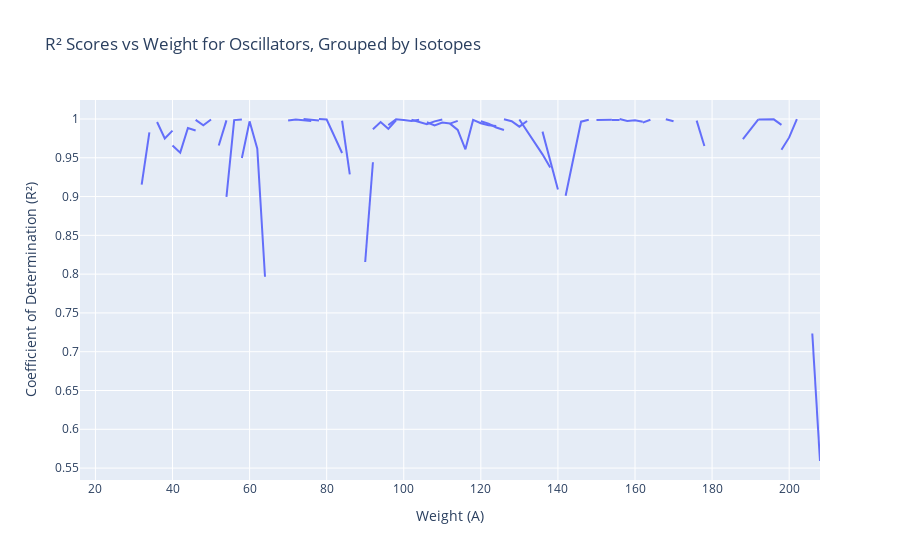
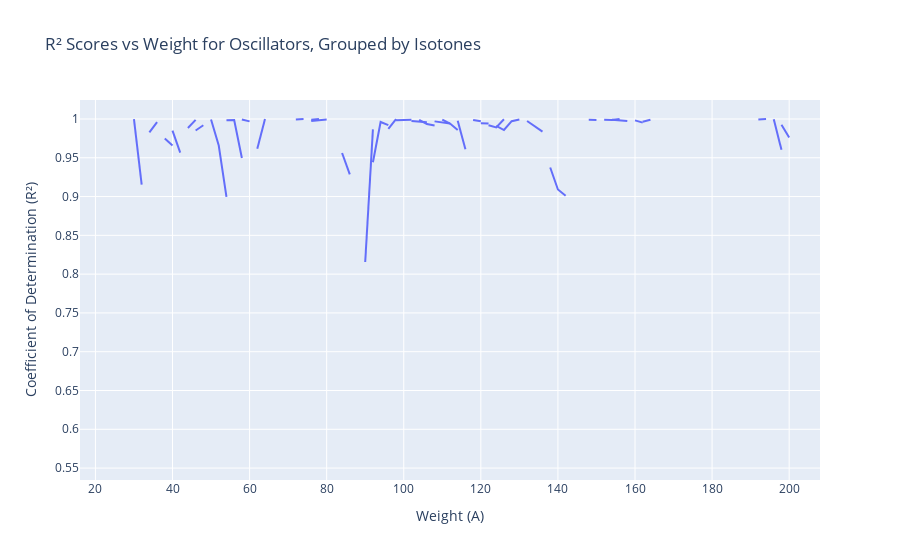

Here is the notebook cell these charts were saved with, in order:
### Code cell
fig = px.line(get_best_r2(oscillators, 0.5).reset_index(), 
                 x='a', 
                 y='r2', 
                 line_group='z',
                 title='R² Scores vs Weight for Oscillators, Grouped by Isotopes',
                 labels={'a': 'Weight (A)', 
                        'r2': 'Coefficient of Determination (R²)',
                        'z': 'Atomic Number (Z)'})

fig.show()

fig = px.line(get_best_r2(oscillators, 0.5).reset_index(), 
                 x='a', 
                 y='r2', 
                 line_group='n',
                 title='R² Scores vs Weight for Oscillators, Grouped by Isotones',
                 labels={'a': 'Weight (A)', 
                        'r2': 'Coefficient of Determination (R²)',
                        'z': 'Atomic Number (Z)'})

fig.show()

### Figure 1 — Plotly figure (JSON) as saved in the notebook; plotly's stock layout.template omitted (floating-point values rounded to 4 significant figures)
{"data": [{"hovertemplate": "Atomic Number (Z)=8<br>Weight (A)=%{x}<br>Coefficient of Determination (R²)=%{y}<extra></extra>", "legendgroup": "", "line": {"color": "#636efa", "dash": "solid"}, "marker": {"symbol": "circle"}, "mode": "lines", "name": "", "orientation": "v", "showlegend": false, "type": "scatter", "x": [16], "xaxis": "x", "y": [0.9727], "yaxis": "y"}, {"hovertemplate": "Atomic Number (Z)=14<br>Weight (A)=%{x}<br>Coefficient of Determination (R²)=%{y}<extra></extra>", "legendgroup": "", "line": {"color": "#636efa", "dash": "solid"}, "marker": {"symbol": "circle"}, "mode": "lines", "name": "", "orientation": "v", "showlegend": false, "type": "scatter", "x": [30], "xaxis": "x", "y": [0.9998], "yaxis": "y"}, {"hovertemplate": "Atomic Number (Z)=16<br>Weight (A)=%{x}<br>Coefficient of Determination (R²)=%{y}<extra></extra>", "legendgroup": "", "line": {"color": "#636efa", "dash": "solid"}, "marker": {"symbol": "circle"}, "mode": "lines", "name": "", "orientation": "v", "showlegend": false, "type": "scatter", "x": [32, 34], "xaxis": "x", "y": [0.9153, 0.9827], "yaxis": "y"}, {"hovertemplate": "Atomic Number (Z)=18<br>Weight (A)=%{x}<br>Coefficient of Determination (R²)=%{y}<extra></extra>", "legendgroup": "", "line": {"color": "#636efa", "dash": "solid"}, "marker": {"symbol": "circle"}, "mode": "lines", "name": "", "orientation": "v", "showlegend": false, "type": "scatter", "x": [36, 38, 40], "xaxis": "x", "y": [0.996, 0.9748, 0.9849], "yaxis": "y"}, {"hovertemplate": "Atomic Number (Z)=20<br>Weight (A)=%{x}<br>Coefficient of Determination (R²)=%{y}<extra></extra>", "legendgroup": "", "line": {"color": "#636efa", "dash": "solid"}, "marker": {"symbol": "circle"}, "mode": "lines", "name": "", "orientation": "v", "showlegend": false, "type": "scatter", "x": [40, 42, 44, 46], "xaxis": "x", "y": [0.9658, 0.9566, 0.9883, 0.9852], "yaxis": "y"}, {"hovertemplate": "Atomic Number (Z)=22<br>Weight (A)=%{x}<br>Coefficient of Determination (R²)=%{y}<extra></extra>", "legendgroup": "", "line": {"color": "#636efa", "dash": "solid"}, "marker": {"symbol": "circle"}, "mode": "lines", "name": "", "orientation": "v", "showlegend": false, "type": "scatter", "x": [46, 48, 50], "xaxis": "x", "y": [0.9988, 0.9918, 0.9993], "yaxis": "y"}, {"hovertemplate": "Atomic Number (Z)=24<br>Weight (A)=%{x}<br>Coefficient of Determination (R²)=%{y}<extra></extra>", "legendgroup": "", "line": {"color": "#636efa", "dash": "solid"}, "marker": {"symbol": "circle"}, "mode": "lines", "name": "", "orientation": "v", "showlegend": false, "type": "scatter", "x": [52, 54], "xaxis": "x", "y": [0.9658, 0.9982], "yaxis": "y"}, {"hovertemplate": "Atomic Number (Z)=26<br>Weight (A)=%{x}<br>Coefficient of Determination (R²)=%{y}<extra></extra>", "legendgroup": "", "line": {"color": "#636efa", "dash": "solid"}, "marker": {"symbol": "circle"}, "mode": "lines", "name": "", "orientation": "v", "showlegend": false, "type": "scatter", "x": [54, 56, 58], "xaxis": "x", "y": [0.8995, 0.9985, 0.9993], "yaxis": "y"}, {"hovertemplate": "Atomic Number (Z)=28<br>Weight (A)=%{x}<br>Coefficient of Determination (R²)=%{y}<extra></extra>", "legendgroup": "", "line": {"color": "#636efa", "dash": "solid"}, "marker": {"symbol": "circle"}, "mode": "lines", "name": "", "orientation": "v", "showlegend": false, "type": "scatter", "x": [58, 60, 62, 64], "xaxis": "x", "y": [0.9497, 0.9969, 0.9616, 0.7967], "yaxis": "y"}, {"hovertemplate": "Atomic Number (Z)=30<br>Weight (A)=%{x}<br>Coefficient of Determination (R²)=%{y}<extra></extra>", "legendgroup": "", "line": {"color": "#636efa", "dash": "solid"}, "marker": {"symbol": "circle"}, "mode": "lines", "name": "", "orientation": "v", "showlegend": false, "type": "scatter", "x": [64], "xaxis": "x", "y": [1.0], "yaxis": "y"}, {"hovertemplate": "Atomic Number (Z)=32<br>Weight (A)=%{x}<br>Coefficient of Determination (R²)=%{y}<extra></extra>", "legendgroup": "", "line": {"color": "#636efa", "dash": "solid"}, "marker": {"symbol": "circle"}, "mode": "lines", "name": "", "orientation": "v", "showlegend": false, "type": "scatter", "x": [70, 72, 76], "xaxis": "x", "y": [0.998, 0.9994, 0.9973], "yaxis": "y"}, {"hovertemplate": "Atomic Number (Z)=34<br>Weight (A)=%{x}<br>Coefficient of Determination (R²)=%{y}<extra></extra>", "legendgroup": "", "line": {"color": "#636efa", "dash": "solid"}, "marker": {"symbol": "circle"}, "mode": "lines", "name": "", "orientation": "v", "showlegend": false, "type": "scatter", "x": [74, 76, 78], "xaxis": "x", "y": [0.9999, 0.9991, 0.9979], "yaxis": "y"}, {"hovertemplate": "Atomic Number (Z)=36<br>Weight (A)=%{x}<br>Coefficient of Determination (R²)=%{y}<extra></extra>", "legendgroup": "", "line": {"color": "#636efa", "dash": "solid"}, "marker": {"symbol": "circle"}, "mode": "lines", "name": "", "orientation": "v", "showlegend": false, "type": "scatter", "x": [78, 80, 84], "xaxis": "x", "y": [0.9998, 0.9992, 0.9562], "yaxis": "y"}, {"hovertemplate": "Atomic Number (Z)=38<br>Weight (A)=%{x}<br>Coefficient of Determination (R²)=%{y}<extra></extra>", "legendgroup": "", "line": {"color": "#636efa", "dash": "solid"}, "marker": {"symbol": "circle"}, "mode": "lines", "name": "", "orientation": "v", "showlegend": false, "type": "scatter", "x": [84, 86], "xaxis": "x", "y": [0.9977, 0.9285], "yaxis": "y"}, {"hovertemplate": "Atomic Number (Z)=40<br>Weight (A)=%{x}<br>Coefficient of Determination (R²)=%{y}<extra></extra>", "legendgroup": "", "line": {"color": "#636efa", "dash": "solid"}, "marker": {"symbol": "circle"}, "mode": "lines", "name": "", "orientation": "v", "showlegend": false, "type": "scatter", "x": [90, 92], "xaxis": "x", "y": [0.8157, 0.9442], "yaxis": "y"}, {"hovertemplate": "Atomic Number (Z)=42<br>Weight (A)=%{x}<br>Coefficient of Determination (R²)=%{y}<extra></extra>", "legendgroup": "", "line": {"color": "#636efa", "dash": "solid"}, "marker": {"symbol": "circle"}, "mode": "lines", "name": "", "orientation": "v", "showlegend": false, "type": "scatter", "x": [92, 94, 96, 98], "xaxis": "x", "y": [0.9866, 0.9961, 0.9873, 0.9984], "yaxis": "y"}, {"hovertemplate": "Atomic Number (Z)=44<br>Weight (A)=%{x}<br>Coefficient of Determination (R²)=%{y}<extra></extra>", "legendgroup": "", "line": {"color": "#636efa", "dash": "solid"}, "marker": {"symbol": "circle"}, "mode": "lines", "name": "", "orientation": "v", "showlegend": false, "type": "scatter", "x": [96, 98, 100, 102, 104], "xaxis": "x", "y": [0.9921, 0.9996, 0.9985, 0.9974, 0.9989], "yaxis": "y"}, {"hovertemplate": "Atomic Number (Z)=46<br>Weight (A)=%{x}<br>Coefficient of Determination (R²)=%{y}<extra></extra>", "legendgroup": "", "line": {"color": "#636efa", "dash": "solid"}, "marker": {"symbol": "circle"}, "mode": "lines", "name": "", "orientation": "v", "showlegend": false, "type": "scatter", "x": [102, 104, 106, 108, 110], "xaxis": "x", "y": [0.9991, 0.9967, 0.9934, 0.9969, 0.9993], "yaxis": "y"}, {"hovertemplate": "Atomic Number (Z)=48<br>Weight (A)=%{x}<br>Coefficient of Determination (R²)=%{y}<extra></extra>", "legendgroup": "", "line": {"color": "#636efa", "dash": "solid"}, "marker": {"symbol": "circle"}, "mode": "lines", "name": "", "orientation": "v", "showlegend": false, "type": "scatter", "x": [106, 108, 110, 112, 114], "xaxis": "x", "y": [0.9958, 0.9916, 0.9954, 0.9941, 0.9976], "yaxis": "y"}, {"hovertemplate": "Atomic Number (Z)=50<br>Weight (A)=%{x}<br>Coefficient of Determination (R²)=%{y}<extra></extra>", "legendgroup": "", "line": {"color": "#636efa", "dash": "solid"}, "marker": {"symbol": "circle"}, "mode": "lines", "name": "", "orientation": "v", "showlegend": false, "type": "scatter", "x": [112, 114, 116, 118, 120, 122, 124], "xaxis": "x", "y": [0.994, 0.9859, 0.961, 0.9987, 0.9945, 0.9918, 0.991], "yaxis": "y"}, {"hovertemplate": "Atomic Number (Z)=52<br>Weight (A)=%{x}<br>Coefficient of Determination (R²)=%{y}<extra></extra>", "legendgroup": "", "line": {"color": "#636efa", "dash": "solid"}, "marker": {"symbol": "circle"}, "mode": "lines", "name": "", "orientation": "v", "showlegend": false, "type": "scatter", "x": [120, 122, 124, 126], "xaxis": "x", "y": [0.997, 0.9941, 0.9891, 0.9857], "yaxis": "y"}, {"hovertemplate": "Atomic Number (Z)=54<br>Weight (A)=%{x}<br>Coefficient of Determination (R²)=%{y}<extra></extra>", "legendgroup": "", "line": {"color": "#636efa", "dash": "solid"}, "marker": {"symbol": "circle"}, "mode": "lines", "name": "", "orientation": "v", "showlegend": false, "type": "scatter", "x": [126, 128, 130, 132], "xaxis": "x", "y": [0.9996, 0.9971, 0.9901, 0.9974], "yaxis": "y"}, {"hovertemplate": "Atomic Number (Z)=56<br>Weight (A)=%{x}<br>Coefficient of Determination (R²)=%{y}<extra></extra>", "legendgroup": "", "line": {"color": "#636efa", "dash": "solid"}, "marker": {"symbol": "circle"}, "mode": "lines", "name": "", "orientation": "v", "showlegend": false, "type": "scatter", "x": [130, 136, 138], "xaxis": "x", "y": [0.9993, 0.9544, 0.9374], "yaxis": "y"}, {"hovertemplate": "Atomic Number (Z)=58<br>Weight (A)=%{x}<br>Coefficient of Determination (R²)=%{y}<extra></extra>", "legendgroup": "", "line": {"color": "#636efa", "dash": "solid"}, "marker": {"symbol": "circle"}, "mode": "lines", "name": "", "orientation": "v", "showlegend": false, "type": "scatter", "x": [136, 140], "xaxis": "x", "y": [0.9837, 0.9091], "yaxis": "y"}, {"hovertemplate": "Atomic Number (Z)=60<br>Weight (A)=%{x}<br>Coefficient of Determination (R²)=%{y}<extra></extra>", "legendgroup": "", "line": {"color": "#636efa", "dash": "solid"}, "marker": {"symbol": "circle"}, "mode": "lines", "name": "", "orientation": "v", "showlegend": false, "type": "scatter", "x": [142, 146, 148], "xaxis": "x", "y": [0.901, 0.9965, 0.999], "yaxis": "y"}, {"hovertemplate": "Atomic Number (Z)=62<br>Weight (A)=%{x}<br>Coefficient of Determination (R²)=%{y}<extra></extra>", "legendgroup": "", "line": {"color": "#636efa", "dash": "solid"}, "marker": {"symbol": "circle"}, "mode": "lines", "name": "", "orientation": "v", "showlegend": false, "type": "scatter", "x": [150, 152, 154], "xaxis": "x", "y": [0.9988, 0.9989, 0.9991], "yaxis": "y"}, {"hovertemplate": "Atomic Number (Z)=64<br>Weight (A)=%{x}<br>Coefficient of Determination (R²)=%{y}<extra></extra>", "legendgroup": "", "line": {"color": "#636efa", "dash": "solid"}, "marker": {"symbol": "circle"}, "mode": "lines", "name": "", "orientation": "v", "showlegend": false, "type": "scatter", "x": [154, 156], "xaxis": "x", "y": [0.9986, 0.9985], "yaxis": "y"}, {"hovertemplate": "Atomic Number (Z)=66<br>Weight (A)=%{x}<br>Coefficient of Determination (R²)=%{y}<extra></extra>", "legendgroup": "", "line": {"color": "#636efa", "dash": "solid"}, "marker": {"symbol": "circle"}, "mode": "lines", "name": "", "orientation": "v", "showlegend": false, "type": "scatter", "x": [156, 158, 160, 162], "xaxis": "x", "y": [0.9999, 0.9974, 0.9982, 0.9965], "yaxis": "y"}, {"hovertemplate": "Atomic Number (Z)=68<br>Weight (A)=%{x}<br>Coefficient of Determination (R²)=%{y}<extra></extra>", "legendgroup": "", "line": {"color": "#636efa", "dash": "solid"}, "marker": {"symbol": "circle"}, "mode": "lines", "name": "", "orientation": "v", "showlegend": false, "type": "scatter", "x": [162, 164], "xaxis": "x", "y": [0.9953, 0.999], "yaxis": "y"}, {"hovertemplate": "Atomic Number (Z)=70<br>Weight (A)=%{x}<br>Coefficient of Determination (R²)=%{y}<extra></extra>", "legendgroup": "", "line": {"color": "#636efa", "dash": "solid"}, "marker": {"symbol": "circle"}, "mode": "lines", "name": "", "orientation": "v", "showlegend": false, "type": "scatter", "x": [168, 170], "xaxis": "x", "y": [0.9997, 0.997], "yaxis": "y"}, {"hovertemplate": "Atomic Number (Z)=72<br>Weight (A)=%{x}<br>Coefficient of Determination (R²)=%{y}<extra></extra>", "legendgroup": "", "line": {"color": "#636efa", "dash": "solid"}, "marker": {"symbol": "circle"}, "mode": "lines", "name": "", "orientation": "v", "showlegend": false, "type": "scatter", "x": [176, 178], "xaxis": "x", "y": [0.9979, 0.9651], "yaxis": "y"}, {"hovertemplate": "Atomic Number (Z)=76<br>Weight (A)=%{x}<br>Coefficient of Determination (R²)=%{y}<extra></extra>", "legendgroup": "", "line": {"color": "#636efa", "dash": "solid"}, "marker": {"symbol": "circle"}, "mode": "lines", "name": "", "orientation": "v", "showlegend": false, "type": "scatter", "x": [188, 192], "xaxis": "x", "y": [0.9741, 0.9994], "yaxis": "y"}, {"hovertemplate": "Atomic Number (Z)=78<br>Weight (A)=%{x}<br>Coefficient of Determination (R²)=%{y}<extra></extra>", "legendgroup": "", "line": {"color": "#636efa", "dash": "solid"}, "marker": {"symbol": "circle"}, "mode": "lines", "name": "", "orientation": "v", "showlegend": false, "type": "scatter", "x": [192, 194, 196, 198], "xaxis": "x", "y": [0.9993, 0.9998, 0.9995, 0.9924], "yaxis": "y"}, {"hovertemplate": "Atomic Number (Z)=80<br>Weight (A)=%{x}<br>Coefficient of Determination (R²)=%{y}<extra></extra>", "legendgroup": "", "line": {"color": "#636efa", "dash": "solid"}, "marker": {"symbol": "circle"}, "mode": "lines", "name": "", "orientation": "v", "showlegend": false, "type": "scatter", "x": [198, 200, 202], "xaxis": "x", "y": [0.9604, 0.9762, 0.9998], "yaxis": "y"}, {"hovertemplate": "Atomic Number (Z)=82<br>Weight (A)=%{x}<br>Coefficient of Determination (R²)=%{y}<extra></extra>", "legendgroup": "", "line": {"color": "#636efa", "dash": "solid"}, "marker": {"symbol": "circle"}, "mode": "lines", "name": "", "orientation": "v", "showlegend": false, "type": "scatter", "x": [206, 208], "xaxis": "x", "y": [0.7235, 0.5591], "yaxis": "y"}], "layout": {"legend": {"tracegroupgap": 0}, "title": {"text": "R² Scores vs Weight for Oscillators, Grouped by Isotopes"}, "xaxis": {"anchor": "y", "domain": [0, 1], "title": {"text": "Weight (A)"}}, "yaxis": {"anchor": "x", "domain": [0, 1], "title": {"text": "Coefficient of Determination (R²)"}}}}

### Figure 2 — Plotly figure (JSON) as saved in the notebook; plotly's stock layout.template omitted (floating-point values rounded to 4 significant figures)
{"data": [{"hovertemplate": "n=8<br>Weight (A)=%{x}<br>Coefficient of Determination (R²)=%{y}<extra></extra>", "legendgroup": "", "line": {"color": "#636efa", "dash": "solid"}, "marker": {"symbol": "circle"}, "mode": "lines", "name": "", "orientation": "v", "showlegend": false, "type": "scatter", "x": [16], "xaxis": "x", "y": [0.9727], "yaxis": "y"}, {"hovertemplate": "n=16<br>Weight (A)=%{x}<br>Coefficient of Determination (R²)=%{y}<extra></extra>", "legendgroup": "", "line": {"color": "#636efa", "dash": "solid"}, "marker": {"symbol": "circle"}, "mode": "lines", "name": "", "orientation": "v", "showlegend": false, "type": "scatter", "x": [30, 32], "xaxis": "x", "y": [0.9998, 0.9153], "yaxis": "y"}, {"hovertemplate": "n=18<br>Weight (A)=%{x}<br>Coefficient of Determination (R²)=%{y}<extra></extra>", "legendgroup": "", "line": {"color": "#636efa", "dash": "solid"}, "marker": {"symbol": "circle"}, "mode": "lines", "name": "", "orientation": "v", "showlegend": false, "type": "scatter", "x": [34, 36], "xaxis": "x", "y": [0.9827, 0.996], "yaxis": "y"}, {"hovertemplate": "n=20<br>Weight (A)=%{x}<br>Coefficient of Determination (R²)=%{y}<extra></extra>", "legendgroup": "", "line": {"color": "#636efa", "dash": "solid"}, "marker": {"symbol": "circle"}, "mode": "lines", "name": "", "orientation": "v", "showlegend": false, "type": "scatter", "x": [38, 40], "xaxis": "x", "y": [0.9748, 0.9658], "yaxis": "y"}, {"hovertemplate": "n=22<br>Weight (A)=%{x}<br>Coefficient of Determination (R²)=%{y}<extra></extra>", "legendgroup": "", "line": {"color": "#636efa", "dash": "solid"}, "marker": {"symbol": "circle"}, "mode": "lines", "name": "", "orientation": "v", "showlegend": false, "type": "scatter", "x": [40, 42], "xaxis": "x", "y": [0.9849, 0.9566], "yaxis": "y"}, {"hovertemplate": "n=24<br>Weight (A)=%{x}<br>Coefficient of Determination (R²)=%{y}<extra></extra>", "legendgroup": "", "line": {"color": "#636efa", "dash": "solid"}, "marker": {"symbol": "circle"}, "mode": "lines", "name": "", "orientation": "v", "showlegend": false, "type": "scatter", "x": [44, 46], "xaxis": "x", "y": [0.9883, 0.9988], "yaxis": "y"}, {"hovertemplate": "n=26<br>Weight (A)=%{x}<br>Coefficient of Determination (R²)=%{y}<extra></extra>", "legendgroup": "", "line": {"color": "#636efa", "dash": "solid"}, "marker": {"symbol": "circle"}, "mode": "lines", "name": "", "orientation": "v", "showlegend": false, "type": "scatter", "x": [46, 48], "xaxis": "x", "y": [0.9852, 0.9918], "yaxis": "y"}, {"hovertemplate": "n=28<br>Weight (A)=%{x}<br>Coefficient of Determination (R²)=%{y}<extra></extra>", "legendgroup": "", "line": {"color": "#636efa", "dash": "solid"}, "marker": {"symbol": "circle"}, "mode": "lines", "name": "", "orientation": "v", "showlegend": false, "type": "scatter", "x": [50, 52, 54], "xaxis": "x", "y": [0.9993, 0.9658, 0.8995], "yaxis": "y"}, {"hovertemplate": "n=30<br>Weight (A)=%{x}<br>Coefficient of Determination (R²)=%{y}<extra></extra>", "legendgroup": "", "line": {"color": "#636efa", "dash": "solid"}, "marker": {"symbol": "circle"}, "mode": "lines", "name": "", "orientation": "v", "showlegend": false, "type": "scatter", "x": [54, 56, 58], "xaxis": "x", "y": [0.9982, 0.9985, 0.9497], "yaxis": "y"}, {"hovertemplate": "n=32<br>Weight (A)=%{x}<br>Coefficient of Determination (R²)=%{y}<extra></extra>", "legendgroup": "", "line": {"color": "#636efa", "dash": "solid"}, "marker": {"symbol": "circle"}, "mode": "lines", "name": "", "orientation": "v", "showlegend": false, "type": "scatter", "x": [58, 60], "xaxis": "x", "y": [0.9993, 0.9969], "yaxis": "y"}, {"hovertemplate": "n=34<br>Weight (A)=%{x}<br>Coefficient of Determination (R²)=%{y}<extra></extra>", "legendgroup": "", "line": {"color": "#636efa", "dash": "solid"}, "marker": {"symbol": "circle"}, "mode": "lines", "name": "", "orientation": "v", "showlegend": false, "type": "scatter", "x": [62, 64], "xaxis": "x", "y": [0.9616, 1.0], "yaxis": "y"}, {"hovertemplate": "n=36<br>Weight (A)=%{x}<br>Coefficient of Determination (R²)=%{y}<extra></extra>", "legendgroup": "", "line": {"color": "#636efa", "dash": "solid"}, "marker": {"symbol": "circle"}, "mode": "lines", "name": "", "orientation": "v", "showlegend": false, "type": "scatter", "x": [64], "xaxis": "x", "y": [0.7967], "yaxis": "y"}, {"hovertemplate": "n=38<br>Weight (A)=%{x}<br>Coefficient of Determination (R²)=%{y}<extra></extra>", "legendgroup": "", "line": {"color": "#636efa", "dash": "solid"}, "marker": {"symbol": "circle"}, "mode": "lines", "name": "", "orientation": "v", "showlegend": false, "type": "scatter", "x": [70], "xaxis": "x", "y": [0.998], "yaxis": "y"}, {"hovertemplate": "n=40<br>Weight (A)=%{x}<br>Coefficient of Determination (R²)=%{y}<extra></extra>", "legendgroup": "", "line": {"color": "#636efa", "dash": "solid"}, "marker": {"symbol": "circle"}, "mode": "lines", "name": "", "orientation": "v", "showlegend": false, "type": "scatter", "x": [72, 74], "xaxis": "x", "y": [0.9994, 0.9999], "yaxis": "y"}, {"hovertemplate": "n=44<br>Weight (A)=%{x}<br>Coefficient of Determination (R²)=%{y}<extra></extra>", "legendgroup": "", "line": {"color": "#636efa", "dash": "solid"}, "marker": {"symbol": "circle"}, "mode": "lines", "name": "", "orientation": "v", "showlegend": false, "type": "scatter", "x": [76, 78, 80], "xaxis": "x", "y": [0.9973, 0.9979, 0.9992], "yaxis": "y"}, {"hovertemplate": "n=42<br>Weight (A)=%{x}<br>Coefficient of Determination (R²)=%{y}<extra></extra>", "legendgroup": "", "line": {"color": "#636efa", "dash": "solid"}, "marker": {"symbol": "circle"}, "mode": "lines", "name": "", "orientation": "v", "showlegend": false, "type": "scatter", "x": [76, 78], "xaxis": "x", "y": [0.9991, 0.9998], "yaxis": "y"}, {"hovertemplate": "n=48<br>Weight (A)=%{x}<br>Coefficient of Determination (R²)=%{y}<extra></extra>", "legendgroup": "", "line": {"color": "#636efa", "dash": "solid"}, "marker": {"symbol": "circle"}, "mode": "lines", "name": "", "orientation": "v", "showlegend": false, "type": "scatter", "x": [84, 86], "xaxis": "x", "y": [0.9562, 0.9285], "yaxis": "y"}, {"hovertemplate": "n=46<br>Weight (A)=%{x}<br>Coefficient of Determination (R²)=%{y}<extra></extra>", "legendgroup": "", "line": {"color": "#636efa", "dash": "solid"}, "marker": {"symbol": "circle"}, "mode": "lines", "name": "", "orientation": "v", "showlegend": false, "type": "scatter", "x": [84], "xaxis": "x", "y": [0.9977], "yaxis": "y"}, {"hovertemplate": "n=50<br>Weight (A)=%{x}<br>Coefficient of Determination (R²)=%{y}<extra></extra>", "legendgroup": "", "line": {"color": "#636efa", "dash": "solid"}, "marker": {"symbol": "circle"}, "mode": "lines", "name": "", "orientation": "v", "showlegend": false, "type": "scatter", "x": [90, 92], "xaxis": "x", "y": [0.8157, 0.9866], "yaxis": "y"}, {"hovertemplate": "n=52<br>Weight (A)=%{x}<br>Coefficient of Determination (R²)=%{y}<extra></extra>", "legendgroup": "", "line": {"color": "#636efa", "dash": "solid"}, "marker": {"symbol": "circle"}, "mode": "lines", "name": "", "orientation": "v", "showlegend": false, "type": "scatter", "x": [92, 94, 96], "xaxis": "x", "y": [0.9442, 0.9961, 0.9921], "yaxis": "y"}, {"hovertemplate": "n=54<br>Weight (A)=%{x}<br>Coefficient of Determination (R²)=%{y}<extra></extra>", "legendgroup": "", "line": {"color": "#636efa", "dash": "solid"}, "marker": {"symbol": "circle"}, "mode": "lines", "name": "", "orientation": "v", "showlegend": false, "type": "scatter", "x": [96, 98], "xaxis": "x", "y": [0.9873, 0.9996], "yaxis": "y"}, {"hovertemplate": "n=56<br>Weight (A)=%{x}<br>Coefficient of Determination (R²)=%{y}<extra></extra>", "legendgroup": "", "line": {"color": "#636efa", "dash": "solid"}, "marker": {"symbol": "circle"}, "mode": "lines", "name": "", "orientation": "v", "showlegend": false, "type": "scatter", "x": [98, 100, 102], "xaxis": "x", "y": [0.9984, 0.9985, 0.9991], "yaxis": "y"}, {"hovertemplate": "n=58<br>Weight (A)=%{x}<br>Coefficient of Determination (R²)=%{y}<extra></extra>", "legendgroup": "", "line": {"color": "#636efa", "dash": "solid"}, "marker": {"symbol": "circle"}, "mode": "lines", "name": "", "orientation": "v", "showlegend": false, "type": "scatter", "x": [102, 104, 106], "xaxis": "x", "y": [0.9974, 0.9967, 0.9958], "yaxis": "y"}, {"hovertemplate": "n=60<br>Weight (A)=%{x}<br>Coefficient of Determination (R²)=%{y}<extra></extra>", "legendgroup": "", "line": {"color": "#636efa", "dash": "solid"}, "marker": {"symbol": "circle"}, "mode": "lines", "name": "", "orientation": "v", "showlegend": false, "type": "scatter", "x": [104, 106, 108], "xaxis": "x", "y": [0.9989, 0.9934, 0.9916], "yaxis": "y"}, {"hovertemplate": "n=62<br>Weight (A)=%{x}<br>Coefficient of Determination (R²)=%{y}<extra></extra>", "legendgroup": "", "line": {"color": "#636efa", "dash": "solid"}, "marker": {"symbol": "circle"}, "mode": "lines", "name": "", "orientation": "v", "showlegend": false, "type": "scatter", "x": [108, 110, 112], "xaxis": "x", "y": [0.9969, 0.9954, 0.994], "yaxis": "y"}, {"hovertemplate": "n=64<br>Weight (A)=%{x}<br>Coefficient of Determination (R²)=%{y}<extra></extra>", "legendgroup": "", "line": {"color": "#636efa", "dash": "solid"}, "marker": {"symbol": "circle"}, "mode": "lines", "name": "", "orientation": "v", "showlegend": false, "type": "scatter", "x": [110, 112, 114], "xaxis": "x", "y": [0.9993, 0.9941, 0.9859], "yaxis": "y"}, {"hovertemplate": "n=66<br>Weight (A)=%{x}<br>Coefficient of Determination (R²)=%{y}<extra></extra>", "legendgroup": "", "line": {"color": "#636efa", "dash": "solid"}, "marker": {"symbol": "circle"}, "mode": "lines", "name": "", "orientation": "v", "showlegend": false, "type": "scatter", "x": [114, 116], "xaxis": "x", "y": [0.9976, 0.961], "yaxis": "y"}, {"hovertemplate": "n=68<br>Weight (A)=%{x}<br>Coefficient of Determination (R²)=%{y}<extra></extra>", "legendgroup": "", "line": {"color": "#636efa", "dash": "solid"}, "marker": {"symbol": "circle"}, "mode": "lines", "name": "", "orientation": "v", "showlegend": false, "type": "scatter", "x": [118, 120], "xaxis": "x", "y": [0.9987, 0.997], "yaxis": "y"}, {"hovertemplate": "n=70<br>Weight (A)=%{x}<br>Coefficient of Determination (R²)=%{y}<extra></extra>", "legendgroup": "", "line": {"color": "#636efa", "dash": "solid"}, "marker": {"symbol": "circle"}, "mode": "lines", "name": "", "orientation": "v", "showlegend": false, "type": "scatter", "x": [120, 122], "xaxis": "x", "y": [0.9945, 0.9941], "yaxis": "y"}, {"hovertemplate": "n=72<br>Weight (A)=%{x}<br>Coefficient of Determination (R²)=%{y}<extra></extra>", "legendgroup": "", "line": {"color": "#636efa", "dash": "solid"}, "marker": {"symbol": "circle"}, "mode": "lines", "name": "", "orientation": "v", "showlegend": false, "type": "scatter", "x": [122, 124, 126], "xaxis": "x", "y": [0.9918, 0.9891, 0.9996], "yaxis": "y"}, {"hovertemplate": "n=74<br>Weight (A)=%{x}<br>Coefficient of Determination (R²)=%{y}<extra></extra>", "legendgroup": "", "line": {"color": "#636efa", "dash": "solid"}, "marker": {"symbol": "circle"}, "mode": "lines", "name": "", "orientation": "v", "showlegend": false, "type": "scatter", "x": [124, 126, 128, 130], "xaxis": "x", "y": [0.991, 0.9857, 0.9971, 0.9993], "yaxis": "y"}, {"hovertemplate": "n=76<br>Weight (A)=%{x}<br>Coefficient of Determination (R²)=%{y}<extra></extra>", "legendgroup": "", "line": {"color": "#636efa", "dash": "solid"}, "marker": {"symbol": "circle"}, "mode": "lines", "name": "", "orientation": "v", "showlegend": false, "type": "scatter", "x": [130], "xaxis": "x", "y": [0.9901], "yaxis": "y"}, {"hovertemplate": "n=78<br>Weight (A)=%{x}<br>Coefficient of Determination (R²)=%{y}<extra></extra>", "legendgroup": "", "line": {"color": "#636efa", "dash": "solid"}, "marker": {"symbol": "circle"}, "mode": "lines", "name": "", "orientation": "v", "showlegend": false, "type": "scatter", "x": [132, 136], "xaxis": "x", "y": [0.9974, 0.9837], "yaxis": "y"}, {"hovertemplate": "n=80<br>Weight (A)=%{x}<br>Coefficient of Determination (R²)=%{y}<extra></extra>", "legendgroup": "", "line": {"color": "#636efa", "dash": "solid"}, "marker": {"symbol": "circle"}, "mode": "lines", "name": "", "orientation": "v", "showlegend": false, "type": "scatter", "x": [136], "xaxis": "x", "y": [0.9544], "yaxis": "y"}, {"hovertemplate": "n=82<br>Weight (A)=%{x}<br>Coefficient of Determination (R²)=%{y}<extra></extra>", "legendgroup": "", "line": {"color": "#636efa", "dash": "solid"}, "marker": {"symbol": "circle"}, "mode": "lines", "name": "", "orientation": "v", "showlegend": false, "type": "scatter", "x": [138, 140, 142], "xaxis": "x", "y": [0.9374, 0.9091, 0.901], "yaxis": "y"}, {"hovertemplate": "n=86<br>Weight (A)=%{x}<br>Coefficient of Determination (R²)=%{y}<extra></extra>", "legendgroup": "", "line": {"color": "#636efa", "dash": "solid"}, "marker": {"symbol": "circle"}, "mode": "lines", "name": "", "orientation": "v", "showlegend": false, "type": "scatter", "x": [146], "xaxis": "x", "y": [0.9965], "yaxis": "y"}, {"hovertemplate": "n=88<br>Weight (A)=%{x}<br>Coefficient of Determination (R²)=%{y}<extra></extra>", "legendgroup": "", "line": {"color": "#636efa", "dash": "solid"}, "marker": {"symbol": "circle"}, "mode": "lines", "name": "", "orientation": "v", "showlegend": false, "type": "scatter", "x": [148, 150], "xaxis": "x", "y": [0.999, 0.9988], "yaxis": "y"}, {"hovertemplate": "n=90<br>Weight (A)=%{x}<br>Coefficient of Determination (R²)=%{y}<extra></extra>", "legendgroup": "", "line": {"color": "#636efa", "dash": "solid"}, "marker": {"symbol": "circle"}, "mode": "lines", "name": "", "orientation": "v", "showlegend": false, "type": "scatter", "x": [152, 154, 156], "xaxis": "x", "y": [0.9989, 0.9986, 0.9999], "yaxis": "y"}, {"hovertemplate": "n=92<br>Weight (A)=%{x}<br>Coefficient of Determination (R²)=%{y}<extra></extra>", "legendgroup": "", "line": {"color": "#636efa", "dash": "solid"}, "marker": {"symbol": "circle"}, "mode": "lines", "name": "", "orientation": "v", "showlegend": false, "type": "scatter", "x": [154, 156, 158], "xaxis": "x", "y": [0.9991, 0.9985, 0.9974], "yaxis": "y"}, {"hovertemplate": "n=94<br>Weight (A)=%{x}<br>Coefficient of Determination (R²)=%{y}<extra></extra>", "legendgroup": "", "line": {"color": "#636efa", "dash": "solid"}, "marker": {"symbol": "circle"}, "mode": "lines", "name": "", "orientation": "v", "showlegend": false, "type": "scatter", "x": [160, 162], "xaxis": "x", "y": [0.9982, 0.9953], "yaxis": "y"}, {"hovertemplate": "n=96<br>Weight (A)=%{x}<br>Coefficient of Determination (R²)=%{y}<extra></extra>", "legendgroup": "", "line": {"color": "#636efa", "dash": "solid"}, "marker": {"symbol": "circle"}, "mode": "lines", "name": "", "orientation": "v", "showlegend": false, "type": "scatter", "x": [162, 164], "xaxis": "x", "y": [0.9965, 0.999], "yaxis": "y"}, {"hovertemplate": "n=98<br>Weight (A)=%{x}<br>Coefficient of Determination (R²)=%{y}<extra></extra>", "legendgroup": "", "line": {"color": "#636efa", "dash": "solid"}, "marker": {"symbol": "circle"}, "mode": "lines", "name": "", "orientation": "v", "showlegend": false, "type": "scatter", "x": [168], "xaxis": "x", "y": [0.9997], "yaxis": "y"}, {"hovertemplate": "n=100<br>Weight (A)=%{x}<br>Coefficient of Determination (R²)=%{y}<extra></extra>", "legendgroup": "", "line": {"color": "#636efa", "dash": "solid"}, "marker": {"symbol": "circle"}, "mode": "lines", "name": "", "orientation": "v", "showlegend": false, "type": "scatter", "x": [170], "xaxis": "x", "y": [0.997], "yaxis": "y"}, {"hovertemplate": "n=104<br>Weight (A)=%{x}<br>Coefficient of Determination (R²)=%{y}<extra></extra>", "legendgroup": "", "line": {"color": "#636efa", "dash": "solid"}, "marker": {"symbol": "circle"}, "mode": "lines", "name": "", "orientation": "v", "showlegend": false, "type": "scatter", "x": [176], "xaxis": "x", "y": [0.9979], "yaxis": "y"}, {"hovertemplate": "n=106<br>Weight (A)=%{x}<br>Coefficient of Determination (R²)=%{y}<extra></extra>", "legendgroup": "", "line": {"color": "#636efa", "dash": "solid"}, "marker": {"symbol": "circle"}, "mode": "lines", "name": "", "orientation": "v", "showlegend": false, "type": "scatter", "x": [178], "xaxis": "x", "y": [0.9651], "yaxis": "y"}, {"hovertemplate": "n=112<br>Weight (A)=%{x}<br>Coefficient of Determination (R²)=%{y}<extra></extra>", "legendgroup": "", "line": {"color": "#636efa", "dash": "solid"}, "marker": {"symbol": "circle"}, "mode": "lines", "name": "", "orientation": "v", "showlegend": false, "type": "scatter", "x": [188], "xaxis": "x", "y": [0.9741], "yaxis": "y"}, {"hovertemplate": "n=116<br>Weight (A)=%{x}<br>Coefficient of Determination (R²)=%{y}<extra></extra>", "legendgroup": "", "line": {"color": "#636efa", "dash": "solid"}, "marker": {"symbol": "circle"}, "mode": "lines", "name": "", "orientation": "v", "showlegend": false, "type": "scatter", "x": [192, 194], "xaxis": "x", "y": [0.9994, 0.9998], "yaxis": "y"}, {"hovertemplate": "n=114<br>Weight (A)=%{x}<br>Coefficient of Determination (R²)=%{y}<extra></extra>", "legendgroup": "", "line": {"color": "#636efa", "dash": "solid"}, "marker": {"symbol": "circle"}, "mode": "lines", "name": "", "orientation": "v", "showlegend": false, "type": "scatter", "x": [192], "xaxis": "x", "y": [0.9993], "yaxis": "y"}, {"hovertemplate": "n=118<br>Weight (A)=%{x}<br>Coefficient of Determination (R²)=%{y}<extra></extra>", "legendgroup": "", "line": {"color": "#636efa", "dash": "solid"}, "marker": {"symbol": "circle"}, "mode": "lines", "name": "", "orientation": "v", "showlegend": false, "type": "scatter", "x": [196, 198], "xaxis": "x", "y": [0.9995, 0.9604], "yaxis": "y"}, {"hovertemplate": "n=120<br>Weight (A)=%{x}<br>Coefficient of Determination (R²)=%{y}<extra></extra>", "legendgroup": "", "line": {"color": "#636efa", "dash": "solid"}, "marker": {"symbol": "circle"}, "mode": "lines", "name": "", "orientation": "v", "showlegend": false, "type": "scatter", "x": [198, 200], "xaxis": "x", "y": [0.9924, 0.9762], "yaxis": "y"}, {"hovertemplate": "n=122<br>Weight (A)=%{x}<br>Coefficient of Determination (R²)=%{y}<extra></extra>", "legendgroup": "", "line": {"color": "#636efa", "dash": "solid"}, "marker": {"symbol": "circle"}, "mode": "lines", "name": "", "orientation": "v", "showlegend": false, "type": "scatter", "x": [202], "xaxis": "x", "y": [0.9998], "yaxis": "y"}, {"hovertemplate": "n=124<br>Weight (A)=%{x}<br>Coefficient of Determination (R²)=%{y}<extra></extra>", "legendgroup": "", "line": {"color": "#636efa", "dash": "solid"}, "marker": {"symbol": "circle"}, "mode": "lines", "name": "", "orientation": "v", "showlegend": false, "type": "scatter", "x": [206], "xaxis": "x", "y": [0.7235], "yaxis": "y"}, {"hovertemplate": "n=126<br>Weight (A)=%{x}<br>Coefficient of Determination (R²)=%{y}<extra></extra>", "legendgroup": "", "line": {"color": "#636efa", "dash": "solid"}, "marker": {"symbol": "circle"}, "mode": "lines", "name": "", "orientation": "v", "showlegend": false, "type": "scatter", "x": [208], "xaxis": "x", "y": [0.5591], "yaxis": "y"}], "layout": {"legend": {"tracegroupgap": 0}, "title": {"text": "R² Scores vs Weight for Oscillators, Grouped by Isotones"}, "xaxis": {"anchor": "y", "domain": [0, 1], "title": {"text": "Weight (A)"}}, "yaxis": {"anchor": "x", "domain": [0, 1], "title": {"text": "Coefficient of Determination (R²)"}}}}
